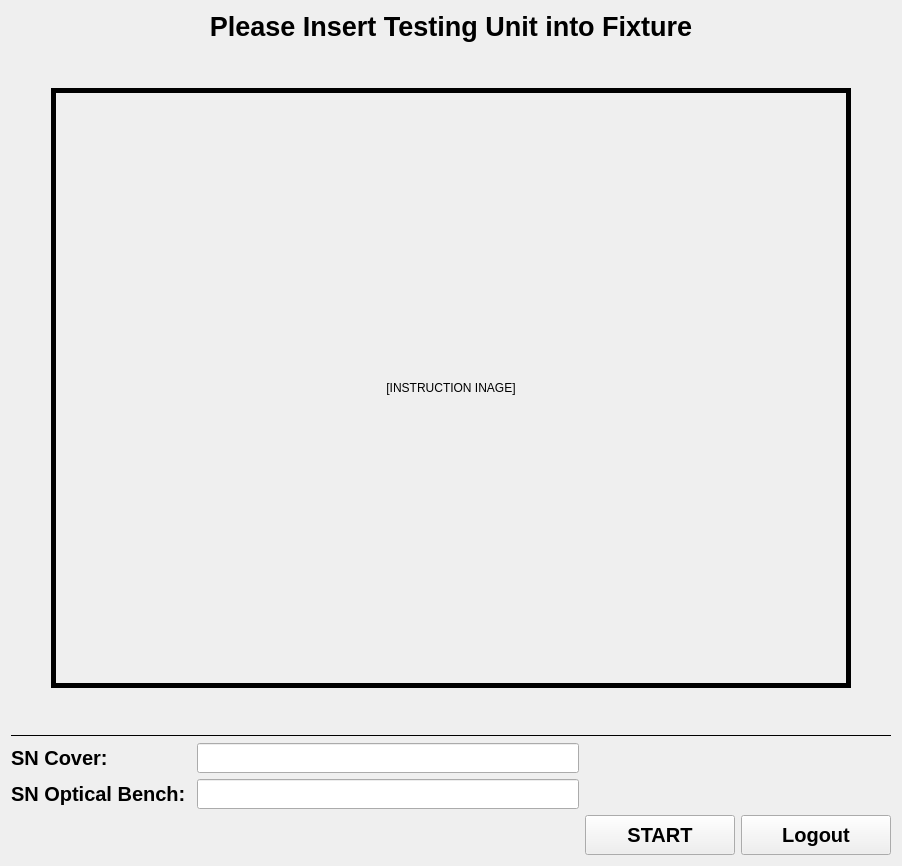
      <widget class="QWidget" name="SerialPage">
       <layout class="QVBoxLayout" name="verticalLayout_3">
        <item>
         <widget class="QLabel" name="label">
          <property name="sizePolicy">
           <sizepolicy hsizetype="Preferred" vsizetype="Fixed">
            <horstretch>0</horstretch>
            <verstretch>0</verstretch>
           </sizepolicy>
          </property>
          <property name="font">
           <font>
            <pointsize>20</pointsize>
            <weight>75</weight>
            <bold>true</bold>
           </font>
          </property>
          <property name="text">
           <string>Please Insert Testing Unit into Fixture</string>
          </property>
          <property name="alignment">
           <set>Qt::AlignCenter</set>
          </property>
         </widget>
        </item>
        <item>
         <layout class="QGridLayout" name="gridLayout_4">
          <item row="2" column="2">
           <spacer name="horizontalSpacer_6">
            <property name="orientation">
             <enum>Qt::Horizontal</enum>
            </property>
            <property name="sizeHint" stdset="0">
             <size>
              <width>40</width>
              <height>20</height>
             </size>
            </property>
           </spacer>
          </item>
          <item row="3" column="1">
           <spacer name="verticalSpacer_4">
            <property name="orientation">
             <enum>Qt::Vertical</enum>
            </property>
            <property name="sizeType">
             <enum>QSizePolicy::Fixed</enum>
            </property>
            <property name="sizeHint" stdset="0">
             <size>
              <width>20</width>
              <height>40</height>
             </size>
            </property>
           </spacer>
          </item>
          <item row="2" column="0">
           <spacer name="horizontalSpacer_5">
            <property name="orientation">
             <enum>Qt::Horizontal</enum>
            </property>
            <property name="sizeHint" stdset="0">
             <size>
              <width>40</width>
              <height>20</height>
             </size>
            </property>
           </spacer>
          </item>
          <item row="2" column="1">
           <widget class="QLabel" name="insert_img">
            <property name="sizePolicy">
             <sizepolicy hsizetype="Fixed" vsizetype="Fixed">
              <horstretch>0</horstretch>
              <verstretch>0</verstretch>
             </sizepolicy>
            </property>
            <property name="minimumSize">
             <size>
              <width>800</width>
              <height>600</height>
             </size>
            </property>
            <property name="frameShape">
             <enum>QFrame::Box</enum>
            </property>
            <property name="lineWidth">
             <number>5</number>
            </property>
            <property name="text">
             <string>[INSTRUCTION INAGE]</string>
            </property>
            <property name="alignment">
             <set>Qt::AlignCenter</set>
            </property>
           </widget>
          </item>
          <item row="1" column="1">
           <spacer name="verticalSpacer_3">
            <property name="orientation">
             <enum>Qt::Vertical</enum>
            </property>
            <property name="sizeType">
             <enum>QSizePolicy::Fixed</enum>
            </property>
            <property name="sizeHint" stdset="0">
             <size>
              <width>20</width>
              <height>40</height>
             </size>
            </property>
           </spacer>
          </item>
         </layout>
        </item>
        <item>
         <widget class="Line" name="line">
          <property name="frameShadow">
           <enum>QFrame::Plain</enum>
          </property>
          <property name="lineWidth">
           <number>1</number>
          </property>
          <property name="midLineWidth">
           <number>1</number>
          </property>
          <property name="orientation">
           <enum>Qt::Horizontal</enum>
          </property>
         </widget>
        </item>
        <item>
         <layout class="QGridLayout" name="gridLayout_3">
          <item row="0" column="1">
           <widget class="QLineEdit" name="SNCoverValue">
            <property name="sizePolicy">
             <sizepolicy hsizetype="Minimum" vsizetype="Fixed">
              <horstretch>0</horstretch>
              <verstretch>0</verstretch>
             </sizepolicy>
            </property>
            <property name="minimumSize">
             <size>
              <width>200</width>
              <height>30</height>
             </size>
            </property>
            <property name="font">
             <font>
              <pointsize>15</pointsize>
              <weight>75</weight>
              <bold>true</bold>
             </font>
            </property>
            <property name="text">
             <string/>
            </property>
           </widget>
          </item>
          <item row="2" column="3">
           <widget class="QPushButton" name="LogoutButton">
            <property name="sizePolicy">
             <sizepolicy hsizetype="Fixed" vsizetype="Fixed">
              <horstretch>0</horstretch>
              <verstretch>0</verstretch>
             </sizepolicy>
            </property>
            <property name="minimumSize">
             <size>
              <width>150</width>
              <height>40</height>
             </size>
            </property>
            <property name="maximumSize">
             <size>
              <width>150</width>
              <height>40</height>
             </size>
            </property>
            <property name="font">
             <font>
              <pointsize>15</pointsize>
              <weight>75</weight>
              <bold>true</bold>
             </font>
            </property>
            <property name="layoutDirection">
             <enum>Qt::RightToLeft</enum>
            </property>
            <property name="text">
             <string>Logout</string>
            </property>
           </widget>
          </item>
          <item row="2" column="1">
           <widget class="QLabel" name="Errorlabel">
            <property name="font">
             <font>
              <pointsize>15</pointsize>
              <weight>75</weight>
              <bold>true</bold>
             </font>
            </property>
            <property name="text">
             <string/>
            </property>
           </widget>
          </item>
          <item row="0" column="2" colspan="2">
           <spacer name="horizontalSpacer_3">
            <property name="orientation">
             <enum>Qt::Horizontal</enum>
            </property>
            <property name="sizeHint" stdset="0">
             <size>
              <width>40</width>
              <height>20</height>
             </size>
            </property>
           </spacer>
          </item>
          <item row="1" column="1">
           <widget class="QLineEdit" name="SNBenchValue">
            <property name="minimumSize">
             <size>
              <width>0</width>
              <height>30</height>
             </size>
            </property>
            <property name="font">
             <font>
              <pointsize>15</pointsize>
              <weight>75</weight>
              <bold>true</bold>
             </font>
            </property>
            <property name="text">
             <string/>
            </property>
           </widget>
          </item>
          <item row="2" column="2">
           <widget class="QPushButton" name="StartButton">
            <property name="sizePolicy">
             <sizepolicy hsizetype="Fixed" vsizetype="Fixed">
              <horstretch>0</horstretch>
              <verstretch>0</verstretch>
             </sizepolicy>
            </property>
            <property name="minimumSize">
             <size>
              <width>150</width>
              <height>40</height>
             </size>
            </property>
            <property name="maximumSize">
             <size>
              <width>150</width>
              <height>40</height>
             </size>
            </property>
            <property name="font">
             <font>
              <pointsize>15</pointsize>
              <weight>75</weight>
              <bold>true</bold>
             </font>
            </property>
            <property name="layoutDirection">
             <enum>Qt::RightToLeft</enum>
            </property>
            <property name="text">
             <string>START</string>
            </property>
            <property name="autoDefault">
             <bool>false</bool>
            </property>
            <property name="default">
             <bool>false</bool>
            </property>
           </widget>
          </item>
          <item row="1" column="0">
           <widget class="QLabel" name="label_4">
            <property name="sizePolicy">
             <sizepolicy hsizetype="Fixed" vsizetype="Fixed">
              <horstretch>0</horstretch>
              <verstretch>0</verstretch>
             </sizepolicy>
            </property>
            <property name="minimumSize">
             <size>
              <width>0</width>
              <height>30</height>
             </size>
            </property>
            <property name="maximumSize">
             <size>
              <width>16777215</width>
              <height>30</height>
             </size>
            </property>
            <property name="font">
             <font>
              <pointsize>15</pointsize>
              <weight>75</weight>
              <bold>true</bold>
             </font>
            </property>
            <property name="text">
             <string>SN Optical Bench: </string>
            </property>
           </widget>
          </item>
          <item row="0" column="0">
           <widget class="QLabel" name="label_3">
            <property name="sizePolicy">
             <sizepolicy hsizetype="Preferred" vsizetype="Fixed">
              <horstretch>0</horstretch>
              <verstretch>0</verstretch>
             </sizepolicy>
            </property>
            <property name="minimumSize">
             <size>
              <width>0</width>
              <height>30</height>
             </size>
            </property>
            <property name="maximumSize">
             <size>
              <width>16777215</width>
              <height>30</height>
             </size>
            </property>
            <property name="font">
             <font>
              <pointsize>15</pointsize>
              <weight>75</weight>
              <bold>true</bold>
             </font>
            </property>
            <property name="text">
             <string>SN Cover: </string>
            </property>
           </widget>
          </item>
          <item row="1" column="2" colspan="2">
           <spacer name="horizontalSpacer_4">
            <property name="orientation">
             <enum>Qt::Horizontal</enum>
            </property>
            <property name="sizeHint" stdset="0">
             <size>
              <width>40</width>
              <height>20</height>
             </size>
            </property>
           </spacer>
          </item>
         </layout>
        </item>
       </layout>
      </widget>
